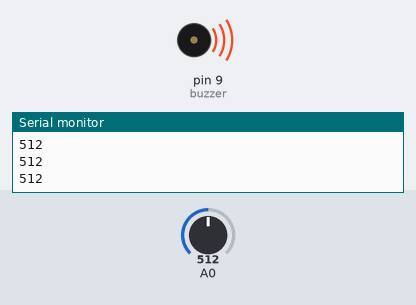
The sketch below on a simulated Arduino Uno, built with avr-gcc and run on an emulated ATmega328P. Shown: buzzer (waves = sounding), the last lines printed to the serial monitor. Inputs (shaded band) come from the test bench; at power-on: A0 = 512.

Above: at 1.8 s.
1.9 s: A0 set to 258
3.4 s: A0 set to 237
At 4.2 s:
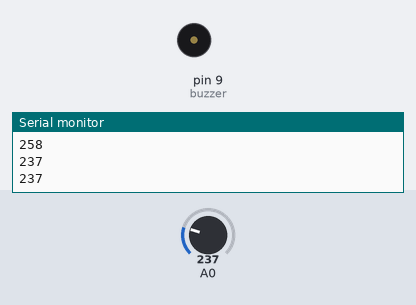
5.0 s: A0 set to 260
At 5.4 s:
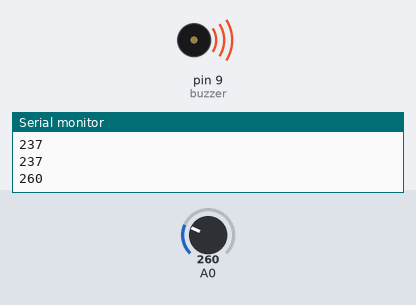
6.5 s: A0 set to 240
At 7.8 s:
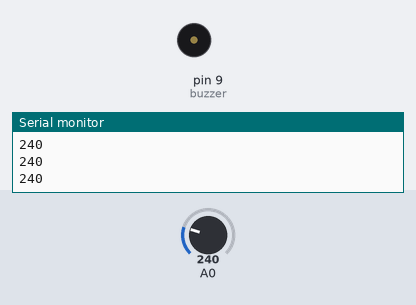
Timing chart, 0 to 9.0 s (numbered marks = the images above; inputs shaded):
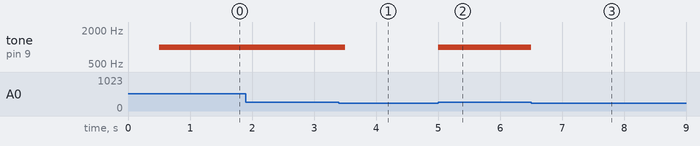

The sketch:

sharp_sensor_with_buzzer_demo.ino
```cpp
#include <SharpIR.h>

/*code taken from Robojax
 * buzzer code and circuit found here: https://create.arduino.cc/projecthub/SURYATEJA/use-a-buzzer-module-piezo-speaker-using-arduino-uno-89df45
 * adding a buzzwer sound effect based on the proximity. Do I need to have an analog read here?
 * Sharp IR (infrared) distance measurement module for Arduino
 * Measures the distance in cm.

 * Watch the video https://youtu.be/GL8dkw1NbMc

 *  *

Original library: https://github.com/guillaume-rico/SharpIR

Updated by by Ahmad Nejrabi for Robojax.com
on Feb 03, 2018 at 07:34 in Ajax, Ontario, Canada
 * Permission granted to share this code given that this
 * note is kept with the code.
 * Disclaimer: this code is "AS IS" and for educational purpose only.
 *
 /*
/*


 */
  // Sharp IR code for Robojax.com
#include <SharpIR.h>

#define IR A0 // define signal pin
#define model 1080 // used 1080 because model GP2Y0A21YK0F is used

//detect the distance being detected by the sensor
int proxDistance = 0;

// the maximum distance to trigger a reaction.
//check your treshhold any time you reupload your code
const int proxThresh = 250;

//set buzzer to pin 9
const int buzzer = 9;

// Sharp IR code for Robojax.com
// ir: the pin where your sensor is attached
// model: an int that determines your sensor:  1080 for GP2Y0A21Y
//                                            20150 for GP2Y0A02Y
//                                            430 for GP2Y0A41SK
/*
2 to 15 cm GP2Y0A51SK0F  use 1080
4 to 30 cm GP2Y0A41SK0F / GP2Y0AF30 series  use 430
10 to 80 cm GP2Y0A21YK0F  use 1080
10 to 150 cm GP2Y0A60SZLF use 10150
20 to 150 cm GP2Y0A02YK0F use 20150
100 to 550 cm GP2Y0A710K0F  use 100550

 */

SharpIR SharpIR(IR, model);
void setup() {
    // Sharp IR code for Robojax.com
 Serial.begin(9600);
 Serial.println("Robojax Sharp IR  ");
 pinMode(buzzer, OUTPUT);
}

void loop() {
    // Sharp IR code for Robojax.com
    delay(500);

proxDistance = analogRead(A0);
Serial.println(proxDistance); //this number gets smaller the more distance there is


//this segment of code was the original robojax proximity code
/*unsigned long: range from 0 to 4,294,967,295
//  unsigned long startTime=millis();  // takes the time before the loop on the library begins
//
//  int dis=SharpIR.distance();  // this returns the distance to the object you're measuring- what is the unit of measurement
//
//  // Sharp IR code for Robojax.com
//
//  Serial.print("Mean distance: ");  // returns it to the serial monitor
//  Serial.println(dis);
//  //Serial.println(analogRead(A0));
//  unsigned long endTime=millis()-startTime;  // the following gives you the time taken to get the measurement
// Serial.print("Time taken (ms): ");
// Serial.println(endTime);
//     // Sharp IR code for Robojax.com*/


 //if the sensor's threshhold is breached, output a sound

  if(proxDistance > proxThresh){
  tone(buzzer, 1000); // Send 1KHz sound signal...
  //delay(1000);        // ...for 1 sec
    }
    else{

      noTone(buzzer);

      }


}
```

Measured:
- the behaviour switches between 251 and 250 on A0 (found by bisection; images 0 and 1)
- after the input at 3.4 s, tone on pin 9 (buzzer): 1000 Hz → silent after 0.10 s
- after the input at 5.0 s, tone on pin 9 (buzzer): silent → 1000 Hz at once
- after the input at 6.5 s, tone on pin 9 (buzzer): 1000 Hz → silent at once
